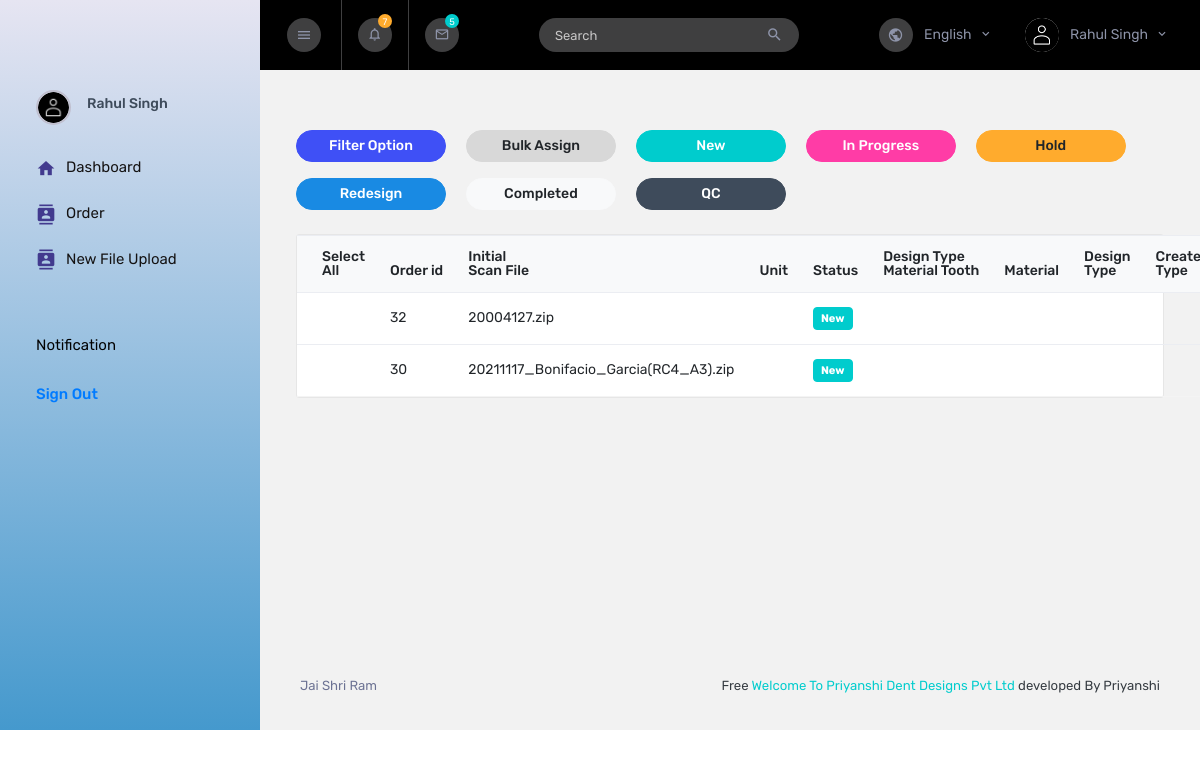
Page /pages/order/clinic_order.php (signed in) on the committed database.
### tables this page shows
CREATE TABLE `register_clinic` (
  `id` int(255) NOT NULL,
  `labname` varchar(255) NOT NULL,
  `first_name` varchar(255) NOT NULL,
  `last_name` varchar(255) NOT NULL,
  `phone` int(12) NOT NULL,
  `address` varchar(255) NOT NULL,
  `country` int(10) NOT NULL,
  `state` varchar(255) NOT NULL,
  `email` varchar(255) NOT NULL,
  `password` varchar(255) NOT NULL,
  `status` int(10) NOT NULL
);

CREATE TABLE `file` (
  `file_id` int(255) NOT NULL,
  `register_id` int(255) NOT NULL,
  `work_status` int(255) NOT NULL,
  `filename` varchar(255) NOT NULL
);

### pages/order/clinic_order.php (the view, shortened to what this page needs)
<?php
      include('../../session.php');
    $clinic_user=$_SESSION['clinic_lab_login'];
?>
<!DOCTYPE html>
<html lang="en">
  <head>
    <link rel="stylesheet" href="../../assets/vendors/mdi/css/materialdesignicons.min.css" />
    <link rel="stylesheet" href="../../assets/vendors/flag-icon-css/css/flag-icon.min.css" />
    <link rel="stylesheet" href="../../assets/vendors/css/vendor.bundle.base.css" />
    <link rel="stylesheet" href="../../assets/css/style.css" />
  </head>
  <body>
    <div class="container-scroller">
      <nav class="sidebar sidebar-offcanvas" id="sidebar">
        <div class="text-center sidebar-brand-wrapper d-flex align-items-center">
          <a class="sidebar-brand brand-logo" href="../../clinic_lab_dashboard.php"></a>
        </div>
        <ul class="nav">
          <li class="nav-item nav-profile">
            <a href="#" class="nav-link">
              <div class="nav-profile-image">
                <img src="../../assets/images/faces/face1.jpg" alt="profile" />
              </div>
              <div class="nav-profile-text d-flex flex-column pr-3">
                <span class="font-weight-medium mb-2"><?php
                    $res = mysqli_query($db, "select * from register_clinic where email='$clinic_user'");
			                   while($row=mysqli_fetch_array($res))
                            {
                             echo $row['first_name']." ".$row['last_name'];
			                          }
		                             ?></span>
              </div>
            </a>
          </li>
          <li class="nav-item">
            <a class="nav-link" href="../../clinic_lab_dashboard.php">
              <i class="mdi mdi-home menu-icon"></i>
              <span class="menu-title">Dashboard</span>
            </a>
          </li>
          <li class="nav-item">
            <a class="nav-link" href="clinic_order.php">
              <i class="mdi mdi-contacts menu-icon"></i>
              <span class="menu-title">Order</span>
            </a>
          </li>
          <li class="nav-item">
            <a class="nav-link" href="New_file_upload.php">
              <i class="mdi mdi-contacts menu-icon"></i>
              <span class="menu-title">New File Upload</span>
            </a>
          </li>
          <li class="nav-item sidebar-actions">
            <div class="nav-link">
              <div class="mt-4">
                <div class="border-none">
                  <p class="text-black">Notification</p>
                </div>
                <ul class="mt-4 pl-0">
                  <li><a href="../../logout.php">Sign Out</a></li>
                </ul>
              </div>
            </div>
          </li>
        </ul>
      </nav>
      <div class="container-fluid page-body-wrapper">
        <nav class="navbar col-lg-12 col-12 p-lg-0 fixed-top d-flex flex-row">
          <div class="navbar-menu-wrapper d-flex align-items-stretch justify-content-between">
            <button class="navbar-toggler navbar-toggler align-self-center mr-2" type="button" data-toggle="minimize">
              <i class="mdi mdi-menu"></i>
            </button>
            <ul class="navbar-nav">
              <li class="nav-item dropdown">
                <a class="nav-link count-indicator dropdown-toggle" id="notificationDropdown" href="#" data-toggle="dropdown">
                  <i class="mdi mdi-bell-outline"></i>
                  <span class="count count-varient1">7</span>
                </a>
              </li>
              <li class="nav-item dropdown d-none d-sm-flex">
                <a class="nav-link count-indicator dropdown-toggle" id="messageDropdown" href="#" data-toggle="dropdown">
                  <i class="mdi mdi-email-outline"></i>
                  <span class="count count-varient2">5</span>
                </a>
              </li>
              <li class="nav-item nav-search border-0 ml-1 ml-md-3 ml-lg-5 d-none d-md-flex">
                <form class="nav-link form-inline mt-2 mt-md-0">
                  <div class="input-group">
                    <input type="text" class="form-control" placeholder="Search" />
                    <div class="input-group-append">
                      <span class="input-group-text">
                        <i class="mdi mdi-magnify"></i>
                      </span>
                    </div>
                  </div>
                </form>
              </li>
            </ul>
            <ul class="navbar-nav navbar-nav-right ml-lg-auto">
              <li class="nav-item dropdown d-none d-xl-flex border-0">
                <a class="nav-link dropdown-toggle" id="languageDropdown" href="#" data-toggle="dropdown">
                  <i class="mdi mdi-earth"></i> English </a>
              </li>
              <li class="nav-item nav-profile dropdown border-0">
                <a class="nav-link dropdown-toggle" id="profileDropdown" href="#" data-toggle="dropdown">
                  <img class="nav-profile-img mr-2" alt="" src="../../assets/images/faces/face1.jpg" />
                  <span class="profile-name"><?php
                    $res = mysqli_query($db, "select * from register_clinic where email='$clinic_user'");
			                   while($row=mysqli_fetch_array($res))
                            {
                             echo $row['first_name']." ".$row['last_name'];
			                          }
		                             ?></span>
                </a>
              </li>
            </ul>
          </div>
        </nav>
        <div class="main-panel">
          <div class="content-wrapper">
            <div class="page-header">
            <div class="template-demo">
                      <button type="button" class="btn btn-primary btn-rounded btn-fw"> Filter Option </button>
                      <button type="button" class="btn btn-secondary btn-rounded btn-fw"> Bulk Assign</button>
                      <button type="button" class="btn btn-success btn-rounded btn-fw"> New </button>
                      <button type="button" class="btn btn-danger btn-rounded btn-fw"> In Progress </button>
                      <button type="button" class="btn btn-warning btn-rounded btn-fw"> Hold </button>
                      <button type="button" class="btn btn-info btn-rounded btn-fw"> Redesign </button>
                      <button type="button" class="btn btn-light btn-rounded btn-fw"> Completed </button>
                      <button type="button" class="btn btn-dark btn-rounded btn-fw"> QC </button>
                     </div>
            </div>
            <div class="row">
              <div class="col-lg-12 grid-margin">
                <div class="card">
                <div class="table-responsive">
                      <table class="table">
                        <thead class="bg-light">
                          <tr>
                            <th>Select <br> All</th>
                            <th>Order id</th>
                            <th>Initial <br>Scan File</th>
                            <th>Unit</th>
                            <th>Status</th>
                            <th>Design Type <br>Material Tooth</th>
                            <th>Material</th>
                            <th>Design <br>Type</th>
                            <th>Create <br>Type</th>
                          </tr>
                        </thead>
                        <tbody>
                          <?php
                                   $res = mysqli_query($db, "select * from register_clinic where email='$clinic_user'");
                                   while($row=mysqli_fetch_array($res))
                                                     {
                                                       $id = $row['id'];
                                                         }
                                             $res=mysqli_query($db,"SELECT * FROM file where register_id= '$id' order by file_id  DESC");
								                          	 while($row=mysqli_fetch_array($res))
								                             	 {
                                              ?>
										                    <tr>
                                          <td></td>
								                        <td><?php echo $row['file_id']; ?></td>
											                    <td><?php echo $row['filename']; ?></td>
                                          <td></td>
                                          <td><?php $workStatus= $row['work_status'];
                                                if( $workStatus ==1){
                                                   echo "<label class='badge badge-warning'> Pending</label>";
                                                }elseif($workStatus ==2){
                                                  echo "<label class='badge badge-warning'>In progress</label>";
                                                }elseif($workStatus ==3){
                                                  echo "<label class='badge badge-info'>QC</label>";
                                                }
                                                elseif($workStatus ==4){
                                                  echo "<label class='badge badge-info'>Done</label>";
                                                }else if($workStatus ==5){
                                                  echo "<label class='badge badge-success'>New</label>";
                                                } else if($workStatus ==6){
                                                  echo "<label class='badge badge-success'>Redesign</label>";
                                                }
                                                else if($workStatus ==7){
                                                  echo "<label class='badge badge-danger'>Redesign</label>";
                                                } ?></td>
                                          <td></td>
                                          <td></td>
                                          <td></td>
                                          <td></td>
								                     </tr>
									               <?php } ?>
                        </tbody>
                      </table>
                    </div>
                </div>
              </div>
            </div>
          </div>
          <footer class="footer">
            <div class="d-sm-flex justify-content-center justify-content-sm-between">
              <span class="text-muted d-block text-center text-sm-left d-sm-inline-block">Jai Shri Ram </span>
              <span class="float-none float-sm-right d-block mt-1 mt-sm-0 text-center"> Free <a href=# target="_blank">Welcome To Priyanshi Dent Designs Pvt Ltd</a> developed By Priyanshi</span>
            </div>
          </footer>
        </div>
      </div>
    </div>
  </body>
</html>

### rows in the picture
register_clinic: first_name "Rahul", last_name "Singh"
file: file_id "32", filename "20004127.zip", work_status "New"
file: file_id "30", filename "20211117_Bonifacio_Garcia(RC4_A3).zip", work_status "New"
